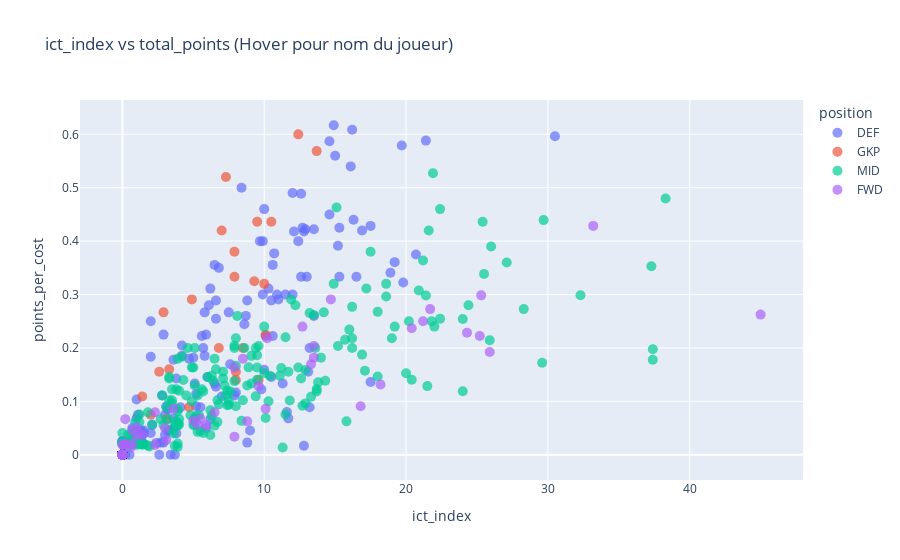

The notebook cell this image was saved under:
### Code cell
import plotly.express as px

fig = px.scatter(
    df_players,
    x='ict_index',
    y='points_per_cost',
    #text='web_name',  # Affiche le nom au survol
    color='position', # Optionnel, couleur par poste
    title='ict_index vs total_points (Hover pour nom du joueur)'
)

fig.update_traces(marker=dict(size=10, opacity=0.7),
                  selector=dict(mode='markers'))
fig.update_layout(hovermode='closest')
fig.show()

### Figure 1 — Plotly figure (JSON) as saved in the notebook; plotly's stock layout.template omitted (floating-point values rounded to 4 significant figures; data arrays with more than 128 entries replaced by an {"elided": "..."} marker saying what was removed)
{"data": [{"hovertemplate": "position=DEF<br>ict_index=%{x}<br>points_per_cost=%{y}<extra></extra>", "legendgroup": "DEF", "marker": {"color": "#636efa", "opacity": 0.7, "size": 10, "symbol": "circle"}, "mode": "markers", "name": "DEF", "orientation": "v", "showlegend": true, "type": "scatter", "x": {"elided": "245 float values"}, "xaxis": "x", "y": {"elided": "245 float values"}, "yaxis": "y"}, {"hovertemplate": "position=GKP<br>ict_index=%{x}<br>points_per_cost=%{y}<extra></extra>", "legendgroup": "GKP", "marker": {"color": "#EF553B", "opacity": 0.7, "size": 10, "symbol": "circle"}, "mode": "markers", "name": "GKP", "orientation": "v", "showlegend": true, "type": "scatter", "x": [12.4, 13.7, 7.3, 9.5, 10.5, 7.0, 7.9, 7.9, 9.3, 10.0, 4.9, 2.9, 10.1, 8.5, 6.8, 3.3, 8.0, 2.6, 9.6, 8.0, 1.4, 4.7, 2.0, 3.1, 0.0, 0.0, 0.0, 0.0, 0.0, 0.0, 0.0, 0.0, 0.0, 0.0, 0.0, 0.0, 0.0, 0.0, 0.0, 0.0, 0.0, 0.0, 0.0, 0.0, 0.0, 0.0, 0.0, 0.0, 0.0, 0.0, 0.0, 0.0, 0.0, 0.0, 0.0, 0.0, 0.0, 0.0, 0.0, 0.0, 0.0, 0.0, 0.0, 0.0, 0.0, 0.0, 0.0, 0.0, 0.0, 0.0, 0.0, 0.0, 0.0, 0.0, 0.0, 0.0, 0.0, 0.0, 0.0, 0.0, 0.0, 0.0, 0.0, 0.0, 0.0, 0.0], "xaxis": "x", "y": [0.6, 0.5686, 0.52, 0.4364, 0.4364, 0.42, 0.38, 0.3333, 0.325, 0.32, 0.2909, 0.2667, 0.2245, 0.2, 0.2, 0.16, 0.1556, 0.1556, 0.14, 0.14, 0.1091, 0.08889, 0.075, 0.06667, 0.0, 0.0, 0.0, 0.0, 0.0, 0.0, 0.0, 0.0, 0.0, 0.0, 0.0, 0.0, 0.0, 0.0, 0.0, 0.0, 0.0, 0.0, 0.0, 0.0, 0.0, 0.0, 0.0, 0.0, 0.0, 0.0, 0.0, 0.0, 0.0, 0.0, 0.0, 0.0, 0.0, 0.0, 0.0, 0.0, 0.0, 0.0, 0.0, 0.0, 0.0, 0.0, 0.0, 0.0, 0.0, 0.0, 0.0, 0.0, 0.0, 0.0, 0.0, 0.0, 0.0, 0.0, 0.0, 0.0, 0.0, 0.0, 0.0, 0.0, 0.0, 0.0], "yaxis": "y"}, {"hovertemplate": "position=MID<br>ict_index=%{x}<br>points_per_cost=%{y}<extra></extra>", "legendgroup": "MID", "marker": {"color": "#00cc96", "opacity": 0.7, "size": 10, "symbol": "circle"}, "mode": "markers", "name": "MID", "orientation": "v", "showlegend": true, "type": "scatter", "x": {"elided": "328 float values"}, "xaxis": "x", "y": {"elided": "328 float values"}, "yaxis": "y"}, {"hovertemplate": "position=FWD<br>ict_index=%{x}<br>points_per_cost=%{y}<extra></extra>", "legendgroup": "FWD", "marker": {"color": "#ab63fa", "opacity": 0.7, "size": 10, "symbol": "circle"}, "mode": "markers", "name": "FWD", "orientation": "v", "showlegend": true, "type": "scatter", "x": [33.2, 25.3, 14.7, 21.7, 45.0, 21.2, 12.7, 20.4, 24.3, 25.2, 10.2, 13.5, 25.9, 13.5, 8.5, 13.3, 7.9, 18.2, 9.6, 16.8, 3.6, 10.1, 6.5, 2.3, 5.5, 0.2, 5.0, 8.8, 5.3, 5.9, 1.0, 3.0, 0.7, 1.4, 1.0, 7.9, 3.1, 0.7, 0.2, 0.2, 0.0, 2.3, 0.1, 0.6, 0.0, 0.0, 0.0, 0.0, 0.0, 0.0, 0.0, 0.0, 0.0, 0.0, 0.0, 0.0, 0.0, 0.0, 0.0, 0.0, 0.0, 0.0, 0.0, 0.0, 0.0, 0.0, 0.0, 0.0, 0.0, 0.0, 0.0, 0.0, 0.0, 0.0, 0.0, 0.0, 0.0, 0.0, 0.0, 0.0, 0.0], "xaxis": "x", "y": [0.4286, 0.2985, 0.2909, 0.2727, 0.2624, 0.25, 0.24, 0.2368, 0.2286, 0.2222, 0.2182, 0.2037, 0.1923, 0.1818, 0.18, 0.1695, 0.1636, 0.1316, 0.1286, 0.09091, 0.08621, 0.08621, 0.07937, 0.07937, 0.06757, 0.06667, 0.06349, 0.0625, 0.0566, 0.05455, 0.05172, 0.05, 0.04545, 0.03704, 0.03636, 0.0339, 0.02778, 0.02041, 0.02, 0.01852, 0.01852, 0.01818, 0.01818, 0.01351, 0.0, 0.0, 0.0, 0.0, 0.0, 0.0, 0.0, 0.0, 0.0, 0.0, 0.0, 0.0, 0.0, 0.0, 0.0, 0.0, 0.0, 0.0, 0.0, 0.0, 0.0, 0.0, 0.0, 0.0, 0.0, 0.0, 0.0, 0.0, 0.0, 0.0, 0.0, 0.0, 0.0, 0.0, 0.0, 0.0, 0.0], "yaxis": "y"}], "layout": {"hovermode": "closest", "legend": {"title": {"text": "position"}, "tracegroupgap": 0}, "title": {"text": "ict_index vs total_points (Hover pour nom du joueur)"}, "xaxis": {"anchor": "y", "domain": [0, 1], "title": {"text": "ict_index"}}, "yaxis": {"anchor": "x", "domain": [0, 1], "title": {"text": "points_per_cost"}}}}
